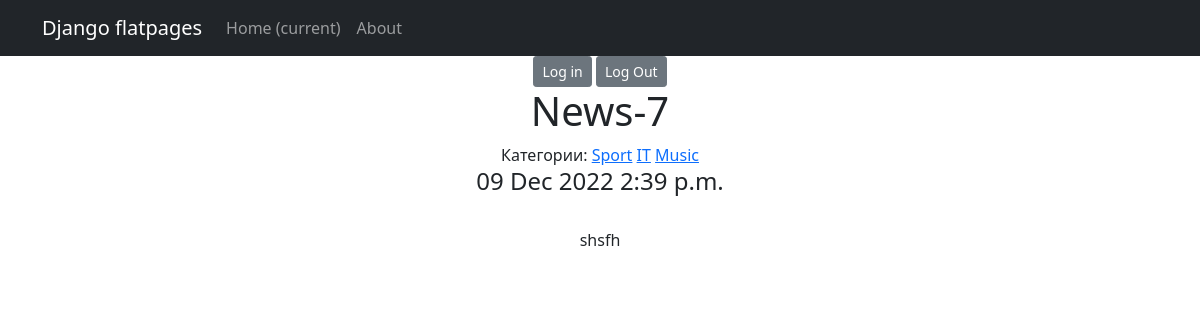
Page /news/17 on the committed database.
### news/models.py (models this page shows, shortened)
class Post(models.Model):
    authorP = models.ForeignKey(Author, on_delete=models.CASCADE)
    articles = "AR"
    news = "NW"
    CATEGORY_TYPES = [
        (articles, 'Статья'),
        (news, 'Новость')
    ]
    category_type = models.CharField(max_length=2, choices=CATEGORY_TYPES, default=news)
    time_add = models.DateTimeField(auto_now_add=True)
    post_category = models.ManyToManyField(Category, through='PostCategory')
    title = models.CharField(max_length=255)
    text = models.TextField()
    rating = models.IntegerField(default=0)

class Category(models.Model):
    name = models.CharField(max_length=127, unique=True)
    subscribers = models.ManyToManyField(User, through='SubscribeCategory')

### news/views.py (the view)
# urls.py: path('<int:pk>', NewsDetail.as_view(), name='news_detail'),
class NewsDetail(DetailView):
    model = Post
    template_name = 'news_detail.html'
    context_object_name = 'new1'

### news/templatetags/d36_filters.py (called while the page is built)
@register.filter()
def censor(txt):
    replace_list = ['some', 'news-1']
    if not isinstance(txt, str):
        raise TypeError(f'invalid object type for censorship')
    else:
        for word in txt.split(" "):
            if word.lower() in replace_list:
                txt = txt.replace(word, f'{word[0]}{"*"*(len(word)-2)}{word[-1]}')
    return txt

### templates/news_detail.html (shortened to what this page needs)
{% extends 'flatpages/default.html' %}
{% load d36_filters %}
{% block content %}
<a href="/accounts/login" class="btn btn-secondary btn-sm">Log in</a>
<a href="/accounts/logout" class="btn btn-secondary btn-sm">Log Out</a>
<td><h1>{{ new1.title|censor }}</h1></td>
<td>
    {% if new1.post_category.all %}
        Категории:
        {% endif %}
{% for cat in new1.post_category.all %}
    <a href="{% url 'category_list' cat.id %}">{{ cat.name }}</a>
    {% endfor %}
</td>
<br>
<h4>
{{ new1.time_add|date:'d M Y' }}
{{ new1.time_add|time }}
</h4>
<br>
<td>{{ new1.text|censor}}</td>
<br>
{% endblock content %}

### rows in the picture
Post: title|censor "News-7", time_add "09 Dec 2022", time_add "2:39 p.m.", text|censor "shsfh"
Category: name "Sport"
Category: name "IT"
Category: name "Music"
